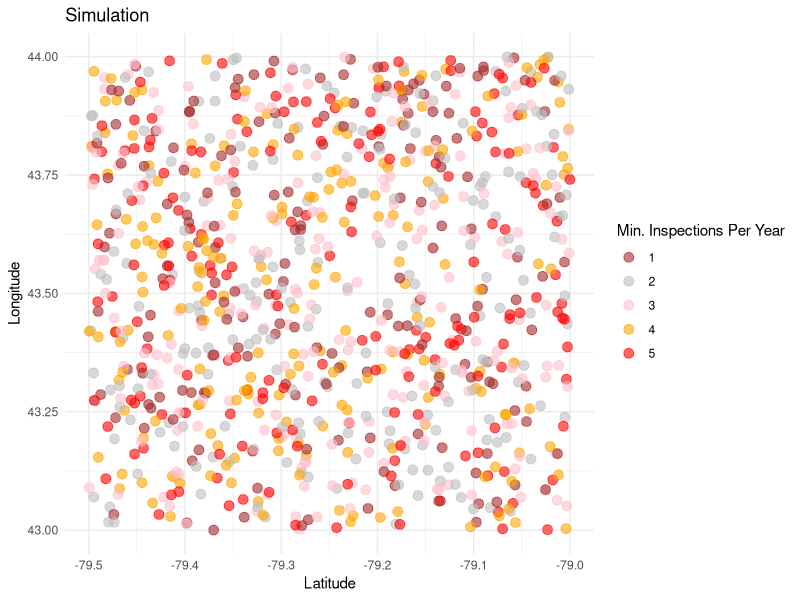

R code for this plot:
#### Preamble ####
# Purpose: Tests Min Inspections and Latitude and Longitude
# Author: Ruikang Wang(1008238872)
# Date: 27 September 2024
# Contact: ruikang.wang@mail.utoronto.ca
# License: MIT
# Pre-requisites: tidyverse, dplyr, ggplot2
# Any other information needed? None


#### Workspace setup ####
library(tidyverse)
library(ggplot2)
library(dplyr)
library(here)



#### Import data ####
simulate <- read_csv(here("data", "raw_data", "raw_simulate_data.csv"))



#### Test data ####
#If data has missing value, or data type is not i want
if (any(is.na(simulate))) {
  print("The dataset has missing values.")
  print(colSums(is.na(simulate)))
#If data is work
} else {
ggplot(simulate, aes(x = Longitude, y = Latitude, color = factor(Min_Inspections_Per_Year))) +
  geom_point(alpha = 0.6, size = 3) +
  labs(
    title = "Simulation",
    x = "Latitude",
    y = "Longitude",
    color = "Min. Inspections Per Year"
  ) +
  scale_color_manual(values = c("1" = "brown", "2" = "gray", "3" = "pink", "4" = "orange", "5" = "red")) +
  theme_minimal() #Create a scatter plot
}
